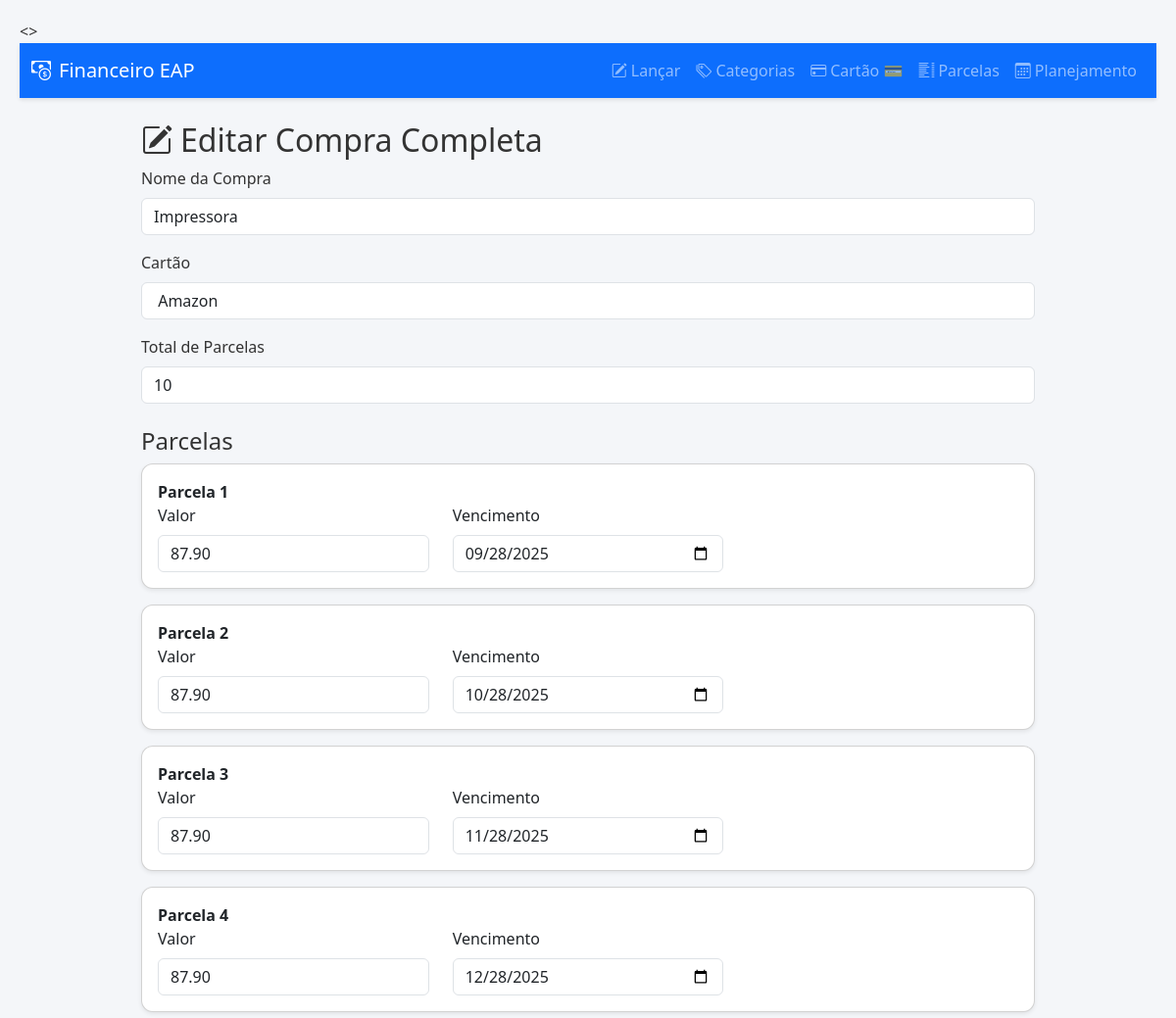
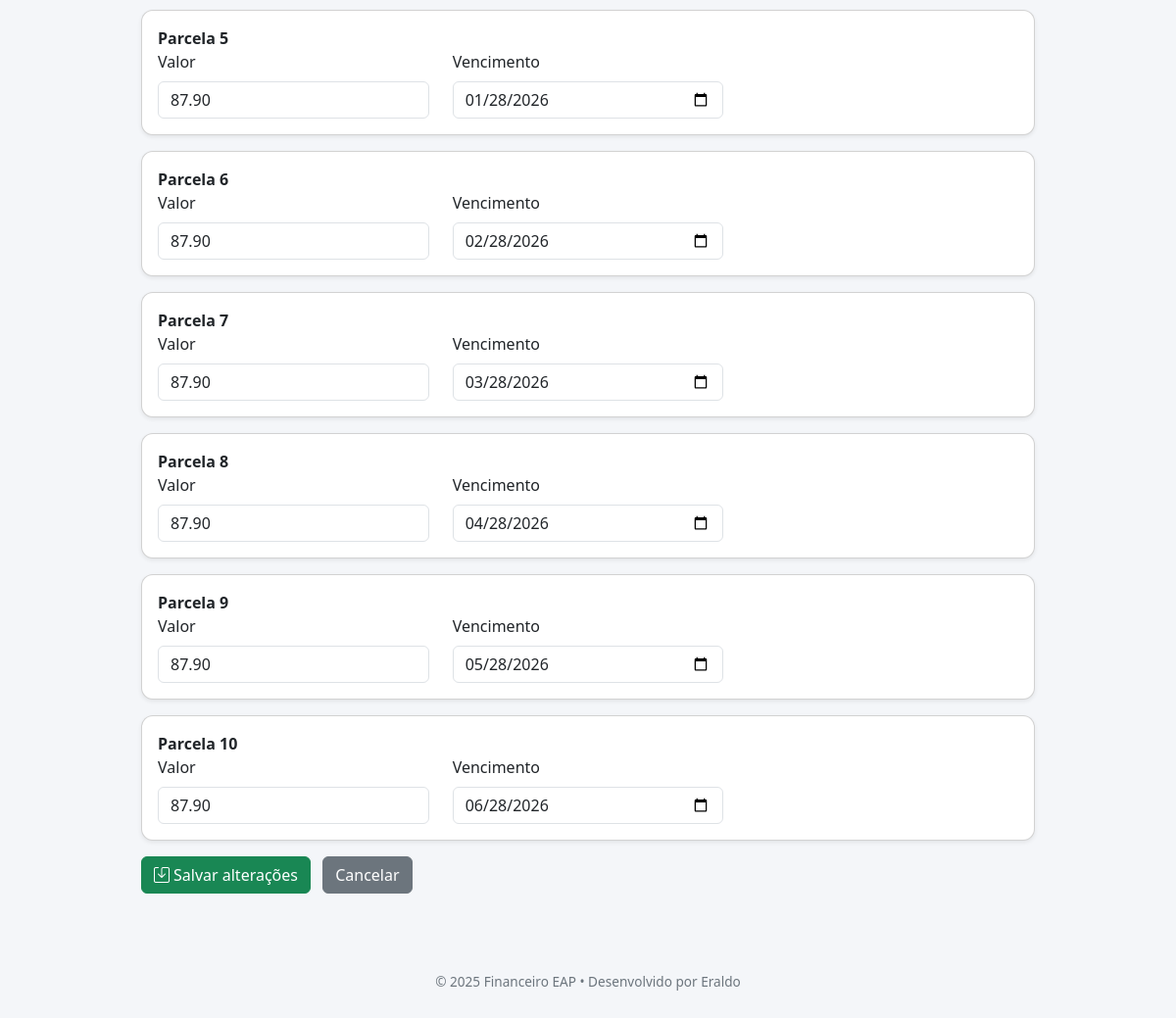
Screenshot of /cartao/compra/editar-completo/1 with the database file from the repository (2 pictures, top to bottom).
### models.py (models this page shows)
class CompraCartao(db.Model):
    __tablename__ = "compras_cartao"
    id = db.Column(db.Integer, primary_key=True)
    descricao = db.Column(db.String(200), nullable=False)
    cartao = db.Column(db.String(100), nullable=True)
    valor_total = db.Column(db.Numeric(12, 2), nullable=False)
    total_parcelas = db.Column(db.Integer, nullable=False)
    data_primeira_fatura = db.Column(db.Date, nullable=False)
    criado_em = db.Column(db.Date, default=date.today, nullable=False)
    parcelas = db.relationship(
        "ParcelaCartao",
        back_populates="compra",
        cascade="all, delete-orphan",
        lazy="joined"
    )

class ParcelaCartao(db.Model):
    __tablename__ = "parcelas_cartao"
    id = db.Column(db.Integer, primary_key=True)
    numero = db.Column(db.Integer, nullable=False)
    valor = db.Column(db.Numeric(12, 2), nullable=False)
    vencimento = db.Column(db.Date, nullable=False)
    paga = db.Column(db.Boolean, default=False, nullable=False)
    compra_id = db.Column(db.Integer, db.ForeignKey("compras_cartao.id"), nullable=False, index=True)
    compra = db.relationship("CompraCartao", back_populates="parcelas")

### financeiro.py (the view, shortened to what this page needs)
@app.route("/cartao/compra/editar-completo/<int:id>", methods=["GET", "POST"])
def editar_compra_completa(id):
    compra = CompraCartao.query.get_or_404(id)
    return render_template("editar_compra_completa.html", compra=compra)

### financeiro.py (called while the page is built)
@app.context_processor
def inject_now():
    return {'now': datetime.now}

### templates/editar_compra_completa.html (shortened to what this page needs)
{% extends "base.html" %}
{% block content %}
<div class="container mt-4">
  <h2><i class="bi bi-pencil-square me-2"></i>Editar Compra Completa</h2>
  <form method="POST" action="{{ url_for('editar_compra_completa', id=compra.id) }}">
    <div class="mb-3">
      <label class="form-label">Nome da Compra</label>
      <input type="text" name="descricao" class="form-control" value="{{ compra.descricao }}" required>
    </div>
    <div class="mb-3">
      <label class="form-label">Cartão</label>
      <input type="text" name="cartao" class="form-control" value="{{ compra.cartao | default('') }}">
    </div>
    <div class="mb-3">
      <label class="form-label">Total de Parcelas</label>
      <input type="number" name="total_parcelas" class="form-control" value="{{ compra.total_parcelas | default('') }}">
    </div>
    <h4 class="mt-4">Parcelas</h4>
    {% for p in compra.parcelas %}
    <div class="card mb-3">
      <div class="card-body">
        <strong>Parcela {{ p.numero }}</strong>
        <div class="row">
          <div class="col-md-4">
            <label class="form-label">Valor</label>
            <input type="number" step="0.01" name="valor_{{ p.id }}" class="form-control" value="{{ '%.2f' | format(p.valor) }}">
          </div>
          <div class="col-md-4">
            <label class="form-label">Vencimento</label>
            <input type="date" name="vencimento_{{ p.id }}" class="form-control"
                   value="{{ p.vencimento.strftime('%Y-%m-%d') if p.vencimento else '' }}">
          </div>
        </div>
      </div>
    </div>
    {% endfor %}
    <button type="submit" class="btn btn-success">
      <i class="bi bi-save me-1"></i>Salvar alterações
    </button>
    <a href="{{ url_for('listar_parcelas') }}" class="btn btn-secondary ms-2">Cancelar</a>
  </form>
</div>
{% endblock %}

### static/style.css (style rules this page uses)
a { color: #007bff; text-decoration: none; }

### templates/base.html (style rules this page uses)
.container { max-width: 960px; }
.card { border-radius: 0.75rem; box-shadow: 0 0.125rem 0.25rem rgba(0,0,0,0.075); }

### rows the page displays
CompraCartao: descricao "Impressora", cartao "Amazon", total_parcelas "10"
ParcelaCartao: numero "1", valor "87.90", vencimento "09/28/2025"
ParcelaCartao: numero "2", valor "87.90", vencimento "10/28/2025"
ParcelaCartao: numero "3", valor "87.90", vencimento "11/28/2025"
ParcelaCartao: numero "4", valor "87.90", vencimento "12/28/2025"
ParcelaCartao: numero "5", valor "87.90", vencimento "01/28/2026"
ParcelaCartao: numero "6", valor "87.90", vencimento "02/28/2026"
ParcelaCartao: numero "7", valor "87.90", vencimento "03/28/2026"
ParcelaCartao: numero "8", valor "87.90", vencimento "04/28/2026"
ParcelaCartao: numero "9", valor "87.90", vencimento "05/28/2026"
ParcelaCartao: numero "10", valor "87.90", vencimento "06/28/2026"
